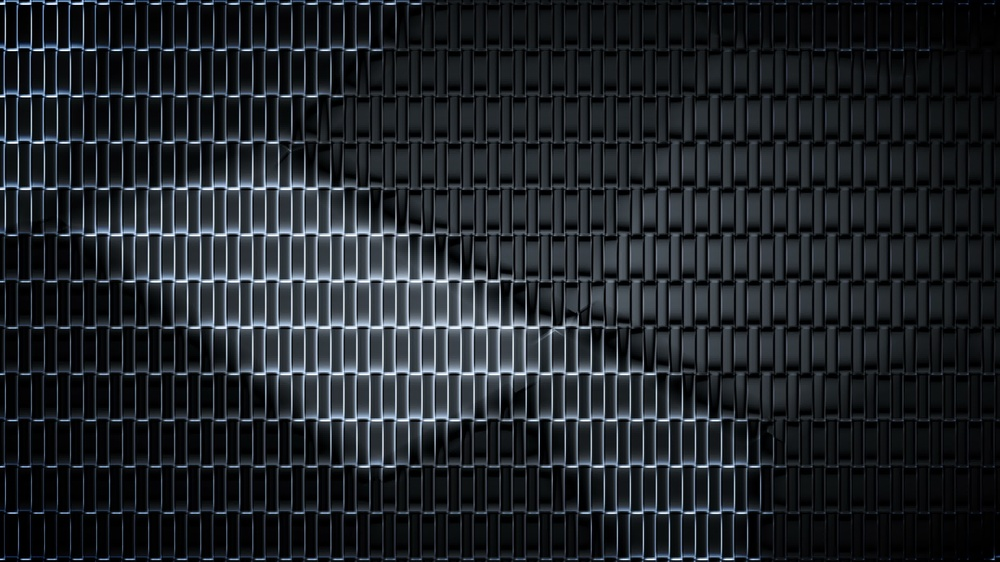
#> input picture Resouces/img.jpg, 1000 x 562 px, shrunk from 3840 x 2160 before the run
$ python 2_Basic_Functions.py
#> lines starting #> are read from the running program, lines starting #| are printed output that depends on the picture; after the words box and inside, x2 and y2 are one past the last pixel; in counts of white or black regions, pixels touching at a corner belong together
import cv2
import numpy as np

kernal = np.ones((5,5),np.uint8)

img = cv2.imread("Resouces/img.jpg")
#> img is the input picture: shape (562, 1000, 3); mean B, G, R 41.4, 36.5, 32.1

grayImg = cv2.cvtColor(img,cv2.COLOR_BGR2GRAY)
blurImg = cv2.GaussianBlur(grayImg,(7,7),0)  # ksize should be odd numbers ex:(5,5) (3,3) (7,7)
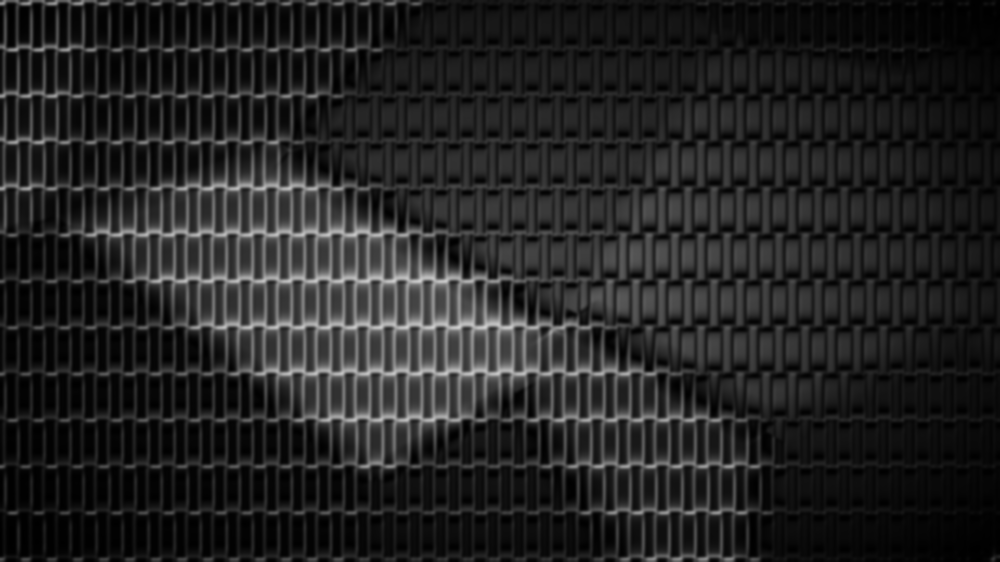
#> blurImg: shape (562, 1000); min 0, max 205, mean 35.8
cannyImg = cv2.Canny(blurImg,100,100)  # View the edges of image
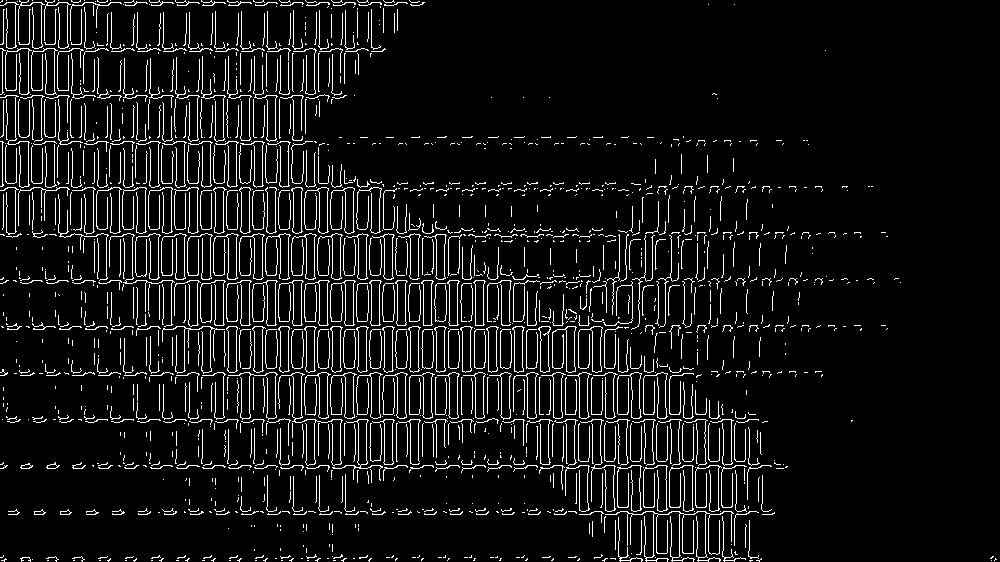
#> cannyImg: shape (562, 1000); 7.6% white in thin lines or dots
dialationImg = cv2.dilate(cannyImg,kernal,iterations=1)
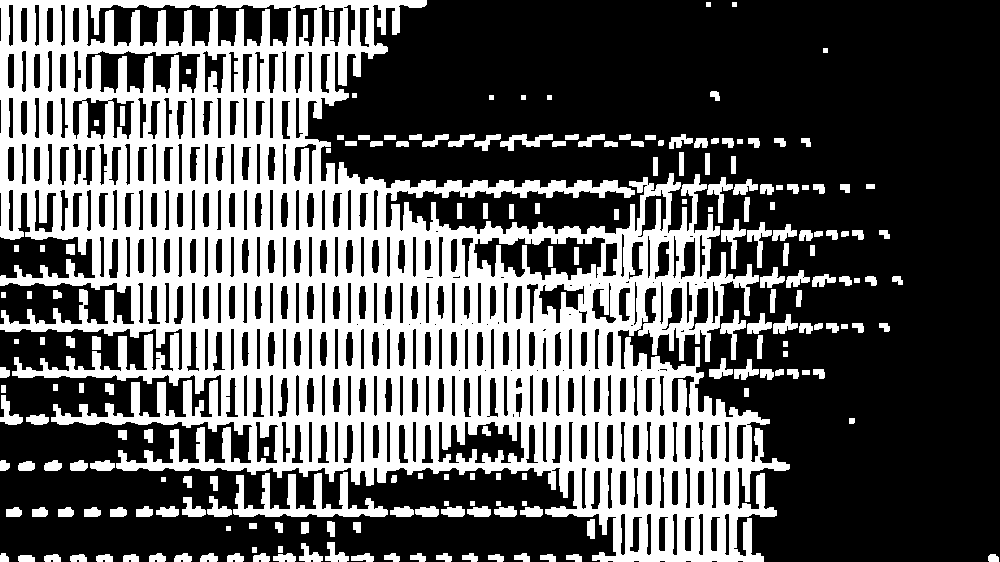
#> dialationImg: shape (562, 1000); 36.4% white; 193 white regions, largest, box (x1, y1, x2, y2) and area: (0, 0, 790, 562) 181778, (233, 472, 388, 517) 2681, (721, 219, 746, 269) 433
erodedImg = cv2.erode(dialationImg,kernal,iterations=1)
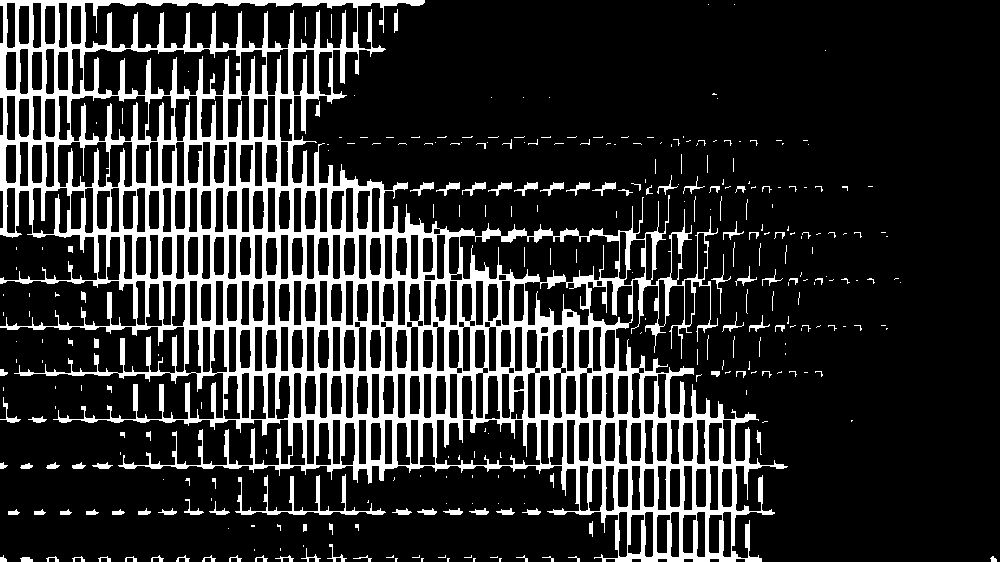
#> erodedImg: shape (562, 1000); 17.8% white; 299 white regions (195 under 20 px), largest, box (x1, y1, x2, y2) and area: (0, 0, 788, 562) 92394, (235, 474, 386, 515) 1021, (462, 182, 486, 196) 121

# cv2.imshow("Gray Image",grayImg)
# cv2.imshow("Blur Image",blurImg)
cv2.imshow("Canny Image",cannyImg)
cv2.imshow("Dialation Image",dialationImg)
cv2.imshow("Eroded Image",erodedImg)
cv2.waitKey(0)

$ run again, with Resouces/cards.jpg copied over Resouces/img.jpg
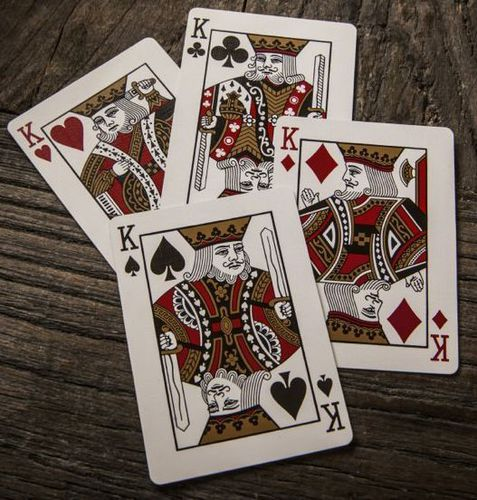
#> input picture Resouces/cards.jpg, 477 x 500 px
#> img is the input picture: shape (500, 477, 3); mean B, G, R 88.1, 96.6, 109.6
#> `cannyImg = cv2.Canny(blurImg,100,100)`:
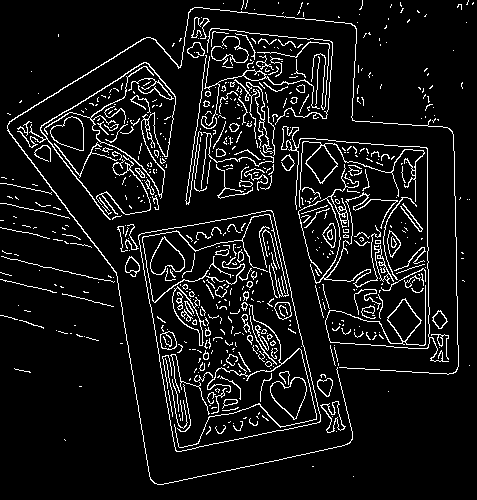
#> cannyImg: shape (500, 477); 8.2% white in thin lines or dots
#> dialationImg: shape (500, 477); 38.4% white; 48 white regions, largest, box (x1, y1, x2, y2) and area: (0, 0, 466, 487) 87640, (0, 270, 66, 295) 514, (60, 289, 116, 309) 390
#> `erodedImg = cv2.erode(dialationImg,kernal,iterations=1)`:
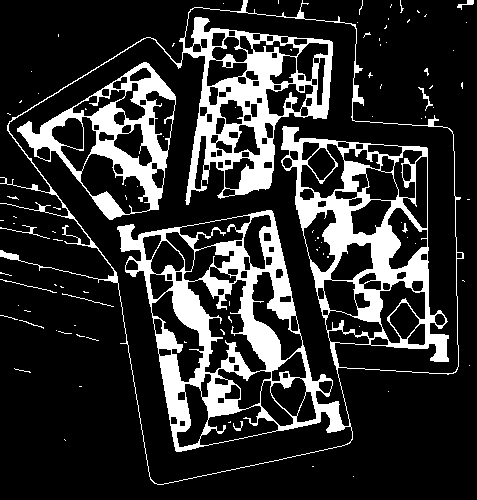
#> erodedImg: shape (500, 477); 18.9% white; 94 white regions (84 under 20 px), largest, box (x1, y1, x2, y2) and area: (0, 0, 464, 485) 37572, (17, 62, 176, 220) 6593, (0, 225, 50, 239) 85
